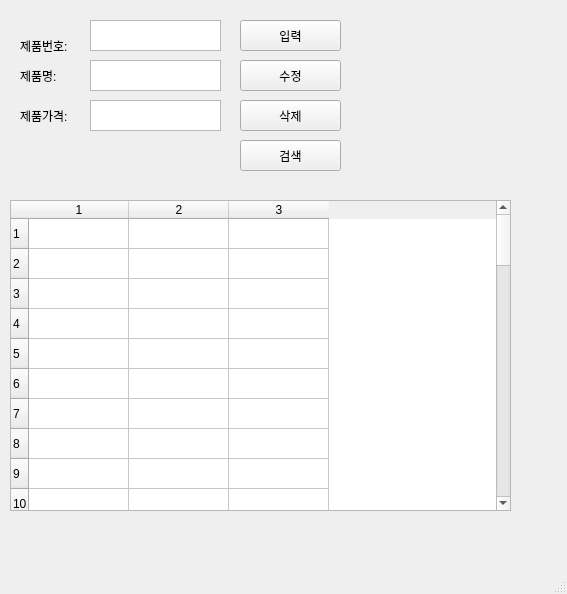
<?xml version="1.0" encoding="UTF-8"?>
<ui version="4.0">
 <class>MainWindow</class>
 <widget class="QMainWindow" name="MainWindow">
  <property name="geometry">
   <rect>
    <x>0</x>
    <y>0</y>
    <width>567</width>
    <height>594</height>
   </rect>
  </property>
  <property name="windowTitle">
   <string>MainWindow</string>
  </property>
  <widget class="QWidget" name="centralwidget">
   <widget class="QTextEdit" name="prodName">
    <property name="geometry">
     <rect>
      <x>90</x>
      <y>60</y>
      <width>131</width>
      <height>31</height>
     </rect>
    </property>
   </widget>
   <widget class="QTextEdit" name="prodPrice">
    <property name="geometry">
     <rect>
      <x>90</x>
      <y>100</y>
      <width>131</width>
      <height>31</height>
     </rect>
    </property>
   </widget>
   <widget class="QLabel" name="label">
    <property name="geometry">
     <rect>
      <x>20</x>
      <y>60</y>
      <width>61</width>
      <height>31</height>
     </rect>
    </property>
    <property name="text">
     <string>제품명:</string>
    </property>
   </widget>
   <widget class="QLabel" name="label_2">
    <property name="geometry">
     <rect>
      <x>20</x>
      <y>100</y>
      <width>61</width>
      <height>31</height>
     </rect>
    </property>
    <property name="text">
     <string>제품가격:</string>
    </property>
   </widget>
   <widget class="QTableWidget" name="tableWidget">
    <property name="geometry">
     <rect>
      <x>10</x>
      <y>200</y>
      <width>501</width>
      <height>311</height>
     </rect>
    </property>
    <property name="rowCount">
     <number>50</number>
    </property>
    <property name="columnCount">
     <number>3</number>
    </property>
    <row/>
    <row/>
    <row/>
    <row/>
    <row/>
    <row/>
    <row/>
    <row/>
    <row/>
    <row/>
    <row/>
    <row/>
    <row/>
    <row/>
    <row/>
    <row/>
    <row/>
    <row/>
    <row/>
    <row/>
    <row/>
    <row/>
    <row/>
    <row/>
    <row/>
    <row/>
    <row/>
    <row/>
    <row/>
    <row/>
    <row/>
    <row/>
    <row/>
    <row/>
    <row/>
    <row/>
    <row/>
    <row/>
    <row/>
    <row/>
    <row/>
    <row/>
    <row/>
    <row/>
    <row/>
    <row/>
    <row/>
    <row/>
    <row/>
    <row/>
    <column/>
    <column/>
    <column/>
   </widget>
   <widget class="QPushButton" name="pushButton">
    <property name="geometry">
     <rect>
      <x>240</x>
      <y>20</y>
      <width>101</width>
      <height>31</height>
     </rect>
    </property>
    <property name="text">
     <string>입력</string>
    </property>
   </widget>
   <widget class="QPushButton" name="pushButton_2">
    <property name="geometry">
     <rect>
      <x>240</x>
      <y>60</y>
      <width>101</width>
      <height>31</height>
     </rect>
    </property>
    <property name="text">
     <string>수정</string>
    </property>
   </widget>
   <widget class="QPushButton" name="pushButton_3">
    <property name="geometry">
     <rect>
      <x>240</x>
      <y>100</y>
      <width>101</width>
      <height>31</height>
     </rect>
    </property>
    <property name="text">
     <string>삭제</string>
    </property>
   </widget>
   <widget class="QPushButton" name="pushButton_4">
    <property name="geometry">
     <rect>
      <x>240</x>
      <y>140</y>
      <width>101</width>
      <height>31</height>
     </rect>
    </property>
    <property name="text">
     <string>검색</string>
    </property>
   </widget>
   <widget class="QTextEdit" name="prodID">
    <property name="geometry">
     <rect>
      <x>90</x>
      <y>20</y>
      <width>131</width>
      <height>31</height>
     </rect>
    </property>
   </widget>
   <widget class="QLabel" name="label_3">
    <property name="geometry">
     <rect>
      <x>20</x>
      <y>30</y>
      <width>61</width>
      <height>31</height>
     </rect>
    </property>
    <property name="text">
     <string>제품번호:</string>
    </property>
   </widget>
  </widget>
  <widget class="QMenuBar" name="menubar">
   <property name="geometry">
    <rect>
     <x>0</x>
     <y>0</y>
     <width>567</width>
     <height>22</height>
    </rect>
   </property>
  </widget>
  <widget class="QStatusBar" name="statusbar"/>
 </widget>
 <resources/>
 <connections>
  <connection>
   <sender>pushButton</sender>
   <signal>clicked()</signal>
   <receiver>MainWindow</receiver>
   <slot>addProduct()</slot>
   <hints>
    <hint type="sourcelabel">
     <x>329</x>
     <y>65</y>
    </hint>
    <hint type="destinationlabel">
     <x>383</x>
     <y>75</y>
    </hint>
   </hints>
  </connection>
  <connection>
   <sender>pushButton_2</sender>
   <signal>clicked()</signal>
   <receiver>MainWindow</receiver>
   <slot>updateProduct()</slot>
   <hints>
    <hint type="sourcelabel">
     <x>331</x>
     <y>105</y>
    </hint>
    <hint type="destinationlabel">
     <x>373</x>
     <y>117</y>
    </hint>
   </hints>
  </connection>
  <connection>
   <sender>pushButton_3</sender>
   <signal>clicked()</signal>
   <receiver>MainWindow</receiver>
   <slot>removeProduct()</slot>
   <hints>
    <hint type="sourcelabel">
     <x>340</x>
     <y>152</y>
    </hint>
    <hint type="destinationlabel">
     <x>395</x>
     <y>165</y>
    </hint>
   </hints>
  </connection>
  <connection>
   <sender>pushButton_4</sender>
   <signal>clicked()</signal>
   <receiver>MainWindow</receiver>
   <slot>getProduct()</slot>
   <hints>
    <hint type="sourcelabel">
     <x>329</x>
     <y>185</y>
    </hint>
    <hint type="destinationlabel">
     <x>377</x>
     <y>215</y>
    </hint>
   </hints>
  </connection>
  <connection>
   <sender>tableWidget</sender>
   <signal>doubleClicked(QModelIndex)</signal>
   <receiver>MainWindow</receiver>
   <slot>doubleClick()</slot>
   <hints>
    <hint type="sourcelabel">
     <x>351</x>
     <y>371</y>
    </hint>
    <hint type="destinationlabel">
     <x>396</x>
     <y>569</y>
    </hint>
   </hints>
  </connection>
 </connections>
 <slots>
  <slot>addProduct()</slot>
  <slot>updateProduct()</slot>
  <slot>removeProduct()</slot>
  <slot>getProduct()</slot>
  <slot>doubleClick()</slot>
 </slots>
</ui>
